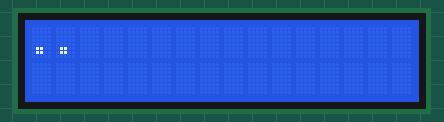
This sketch was run on a simulated ESP8266 (NodeMCU). On the bench: 16×2 character LCD. WiFi joins after 1.5 s; servers stay silent unless stated; uploads are accepted with an empty reply.

Above: at 1.1 s.
At 1.7 s:
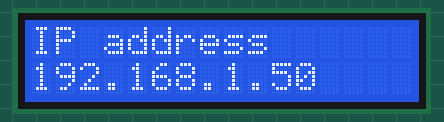
At 4.0 s:
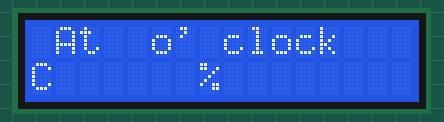

Measured:
- what the display in image 0 shows lasts 0.6 s, from 1.1 s to 1.7 s
- what the display in image 1 shows lasts 2.3 s, from 1.7 s to 4.0 s

The sketch:

_weather_lcd.ino
```cpp
#include <ESP8266WiFi.h>
#include <LiquidCrystal_I2C.h>
#include <Wire.h>
#include "customChar.h"

#define STASSID "YangJipsa" //와이파이 검색했을때 뜨는 이름
#define STAPSK  "15151515" //패스워드

const char* ssid = STASSID;
const char* password = STAPSK;

//http://www.kma.go.kr/wid/queryDFSRSS.jsp?zone=1159068000
const char* host = "www.kma.go.kr";
const int httpsPort = 80;

LiquidCrystal_I2C lcd(0x27, 16, 2);
String url = "/wid/queryDFSRSS.jsp?zone=1159068000";

const int num = 4;

void setup() {
/*  Serial.begin(9600);
  Serial.println();
  Serial.print("connecting to ");
  Serial.println(ssid);*/

  lcd.init();
  lcd.backlight();
  lcd.setCursor(0,0);

  WiFi.mode(WIFI_STA);
  WiFi.begin(ssid, password);

  while (WiFi.status() != WL_CONNECTED) {
    delay(500);
    lcd.print(".");
//    Serial.print(".");
  }
/*Serial.println("");
  Serial.println("WiFi connected");

  Serial.println("IP address: ");
  Serial.println(WiFi.localIP());
  Serial.print("connecting to ");
  Serial.println(host);
  Serial.print("requesting URL: ");
  Serial.println(url);*/

  lcd.setCursor(0,1);
  lcd.print("WiFi connected");

  lcd.clear();
  lcd.setCursor(0,0);
  lcd.print("IP address");

  lcd.setCursor(0,1);
  lcd.print(WiFi.localIP());

  LCD_Custom();
  delay(2000);
}

void loop() {

  String str[num];
  char* strKey[num] = {"hour","temp","pop","pty"};
  bool check[num] = {false, };
  String strTmp;

  WiFiClient client;

  if (!client.connect(host, httpsPort))
  {
    //Serial.println("connection failed");
    lcd.print("connection Failed");
    return;
  }
  client.print(String("GET ") + url + " HTTP/1.1\r\n" +
               "Host: " + host + "\r\n" +
               "Connection: close\r\n\r\n");

  unsigned long t = millis(); //생존시간
  while(1){
    if(client.available()) break;
    if(millis() - t > 10000) break;
  }

  while(client.available())
  {
    String data = client.readStringUntil('\n'); //readline();
//  Serial.println(data);
    delay(1);

    for (int i=0 ; i<num ; i++) {
      strTmp = dataParsing(data, strKey[i], &check[i]);
      if(strTmp!= "e") str[i] = strTmp;
    }
  }
/*
  Serial.print("Time : "); Serial.print(strHOUR);
  Serial.print(" , Temp : "); Serial.print(strTEMP);
  Serial.print(" , POP : "); Serial.println(strPOP);
*/
  lcdDisplay(str);
 // initParam(str, check);
  delay(10000);
}

void lcdDisplay(String *strData) {
  lcd.clear();
  lcd.setCursor(1,0);
  lcd.print("At "); lcd.print(strData[0]); lcd.print(" o' clock"); //hour
  lcd.setCursor(0,1);
  lcd.print(strData[1]); lcd.print("C"); //Temperature
  lcd.setCursor(7,1);
  lcd.print(strData[2]); lcd.print("%");
  lcd.setCursor(13,1);
  if(strData[3] == "0") lcd.write(0);// clear
  else if (strData[3] == "1" || strData[3] == "2"|| strData[3] == "5"|| strData[3] == "6") lcd.write(2); // rain
  else if (strData[3] == "3" || strData[3] == "7") lcd.write(3);
  else if (strData[3] == "4") lcd.write(4);
  else if (strData[3] == "5") lcd.write(5);
}

void LCD_Custom(void)
{
  lcd.createChar(0, CC1);
  lcd.createChar(1, CC2);
  lcd.createChar(2, CC3);
  lcd.createChar(3, CC4);
  lcd.createChar(4, CC5);
  lcd.createChar(5, CC6);
  lcd.createChar(6, CC7);
  lcd.createChar(7, CC8);
}

String dataParsing(String DATA, char* str, bool *check)
{ // HOUR, TEMP, POP, PTY
  int s = -1;
  int e = -1;

  if (str=="hour"){
    String temp = "<hour>";
    s = DATA.indexOf(temp) + temp.length();
    e = DATA.indexOf("</hour>");
  }
  else if (str=="temp"){
    String temp = "<temp>";
    s = DATA.indexOf(temp) + temp.length();
    e = DATA.indexOf("</temp>");
  }
  else if (str=="pop"){
    String temp = "<pop>";
    s = DATA.indexOf(temp) + temp.length();
    e = DATA.indexOf("</pop>");
  }
  else if (str=="pty"){
    String temp = "<pty>";
    s = DATA.indexOf(temp) + temp.length();
    e = DATA.indexOf("</pty>");
  }

  if( (s != -1) && (e != -1) && !(*check) ) {
    (*check) = true;
    return DATA.substring(s,e);
  }
  return "e";
}
```

customChar.h
```cpp
byte CC1[] = { // clear(day)
  B00000,
  B00100,
  B01110,
  B11111,
  B11111,
  B01110,
  B00100,
  B00000
};

byte CC2[] = { // clear(night)
  B00000,
  B01100,
  B11000,
  B10000,
  B11001,
  B11111,
  B01110,
  B00000
};

byte CC3[] = { // cloud
  B00000,
  B01000,
  B11101,
  B11111,
  B11111,
  B01110,
  B00000,
  B00000
};

byte CC4[] = { // rain
  B00100,
  B01110,
  B11111,
  B11111,
  B00100,
  B00100,
  B00101,
  B00010
};

byte CC5[] = { // snow
  B00100,
  B01110,
  B00100,
  B01110,
  B11111,
  B11111,
  B11111,
  B01110
};

byte CC6[] = { // shower
  B00100,
  B01110,
  B00100,
  B11111,
  B11111,
  B01110,
  B01110,
  B00100
};

byte CC7[] = { //
  B01010,
  B10001,
  B01010,
  B00100,
  B01010,
  B10001,
  B01010,
  B00100
};

byte CC8[] = { //
  B01110,
  B11011,
  B10001,
  B11011,
  B01010,
  B01110,
  B00100,
  B00100
};
```
